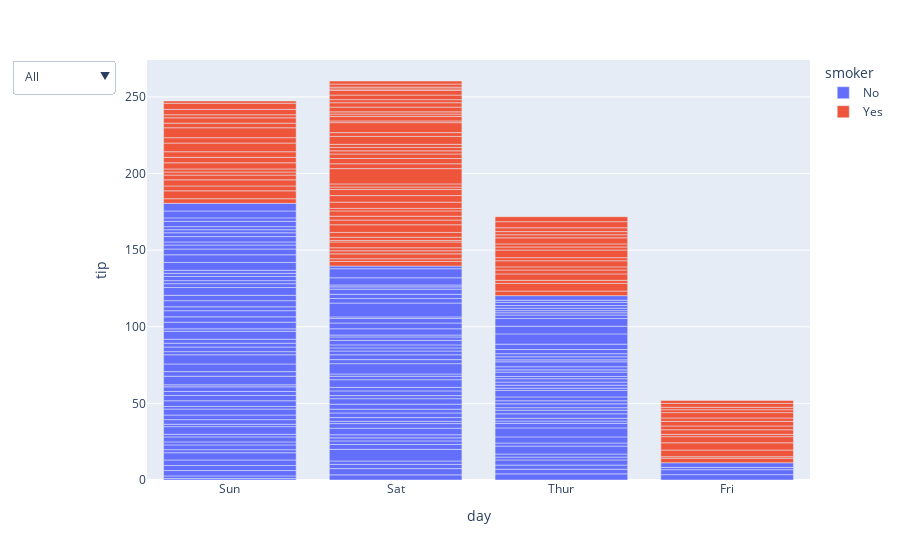

Write notebook code for a chart like this one.
### Code cell
import plotly.express as px
df = px.data.tips()
df.head()

fig = px.bar(df, x='day', y='tip',
             color='smoker'
            )

fig.update_layout(
    updatemenus = list([
    dict(active=0,
         buttons=list([
                 dict(label='All',
                 method='restyle',
                 args=[{'visible': [True, True]},
                       {"color": "smoker"},
                       ]), 
                 dict(label='Smoker',
                 method='restyle',
                 args=[{'visible': [True, False]},
                       {"color": "day"},
                       ]),        
                 dict(label='No Smoker',
                 method='restyle',
                 args=[{'visible': [False, True]},
                       {"color": "day"},
                       ])        
            ]))]))

fig.show()

### Figure 1 — Plotly figure (JSON) as saved in the notebook; plotly's stock layout.template omitted (floating-point values rounded to 4 significant figures; data arrays with more than 128 entries replaced by an {"elided": "..."} marker saying what was removed)
{"data": [{"alignmentgroup": "True", "hoverlabel": {"namelength": 0}, "hovertemplate": "smoker=No<br>day=%{x}<br>tip=%{y}", "legendgroup": "No", "marker": {"color": "#636efa"}, "name": "No", "offsetgroup": "No", "orientation": "v", "showlegend": true, "textposition": "auto", "type": "bar", "x": {"elided": "151 str values"}, "xaxis": "x", "y": {"elided": "151 float values"}, "yaxis": "y"}, {"alignmentgroup": "True", "hoverlabel": {"namelength": 0}, "hovertemplate": "smoker=Yes<br>day=%{x}<br>tip=%{y}", "legendgroup": "Yes", "marker": {"color": "#EF553B"}, "name": "Yes", "offsetgroup": "Yes", "orientation": "v", "showlegend": true, "textposition": "auto", "type": "bar", "x": ["Sat", "Sat", "Sat", "Sat", "Sat", "Sat", "Sat", "Sat", "Sat", "Sat", "Sat", "Thur", "Thur", "Fri", "Fri", "Fri", "Fri", "Fri", "Fri", "Fri", "Fri", "Fri", "Sat", "Sat", "Sat", "Sat", "Sat", "Sat", "Thur", "Sun", "Sat", "Sat", "Sat", "Sat", "Sun", "Sun", "Sun", "Sun", "Sun", "Sun", "Sun", "Sun", "Sun", "Sun", "Sun", "Sun", "Sun", "Sun", "Sun", "Sun", "Sun", "Sun", "Thur", "Thur", "Thur", "Thur", "Thur", "Thur", "Thur", "Thur", "Thur", "Thur", "Thur", "Thur", "Thur", "Thur", "Sat", "Sat", "Sat", "Sat", "Sat", "Sat", "Sat", "Sat", "Sat", "Sat", "Sat", "Sat", "Sat", "Fri", "Fri", "Fri", "Fri", "Fri", "Fri", "Sat", "Sat", "Sat", "Sat", "Sat", "Sat", "Sat", "Sat"], "xaxis": "x", "y": [3, 1.76, 3.21, 2, 1.98, 3.76, 1, 2.09, 3.14, 5, 3.08, 3, 5, 3, 1, 4.3, 4.73, 4, 1.5, 3, 2.5, 3, 2.5, 3.48, 1.64, 4.06, 4.29, 4, 2, 3, 1.61, 2, 10, 3.16, 5.15, 3.18, 4, 3.11, 2, 2, 4, 3.55, 3.68, 5.65, 3.5, 6.5, 3, 3.5, 2, 3.5, 4, 1.5, 4.19, 2.56, 2.02, 4, 2, 5, 2, 2, 4, 2.01, 2, 2.5, 4, 3.23, 3.41, 3, 2.03, 2.23, 2, 5.16, 2.5, 6.5, 1.1, 3, 1.5, 1.44, 3.09, 2.2, 3.48, 1.92, 1.58, 2.5, 2, 2.88, 2, 3, 3, 1, 1.17, 2, 2], "yaxis": "y"}], "layout": {"barmode": "relative", "legend": {"title": {"text": "smoker"}, "tracegroupgap": 0}, "margin": {"t": 60}, "updatemenus": [{"active": 0, "buttons": [{"args": [{"visible": [true, true]}, {"color": "smoker"}], "label": "All", "method": "restyle"}, {"args": [{"visible": [true, false]}, {"color": "day"}], "label": "Smoker", "method": "restyle"}, {"args": [{"visible": [false, true]}, {"color": "day"}], "label": "No Smoker", "method": "restyle"}]}], "xaxis": {"anchor": "y", "domain": [0, 1], "title": {"text": "day"}}, "yaxis": {"anchor": "x", "domain": [0, 1], "title": {"text": "tip"}}}}
